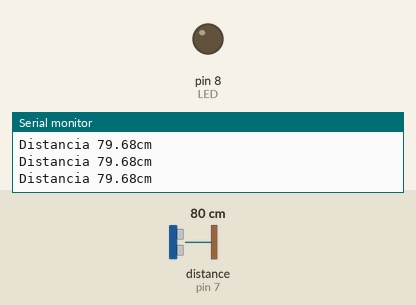
Simulated run of this sketch. Board: Arduino Uno, built with avr-gcc and run on an emulated ATmega328P. On the bench: output pins drawn as LEDs (lit = HIGH), the last lines printed to the serial monitor. Wiring (inferred from the names in the program): ultrasonic range finder: trigger pin 6; echo pin 7. Inputs (shaded band) come from the test bench; at power-on: distance to the obstacle (sensor on pin 7) 80 cm. The echo pulse lasts 58.3 µs per cm; pins used as bus, display or sensor lines are not drawn.

Above: at 1.2 s.
1.3 s: distance to the obstacle (sensor on pin 7) set to 18 cm
4.3 s: distance to the obstacle (sensor on pin 7) set to 14 cm
At 4.7 s:
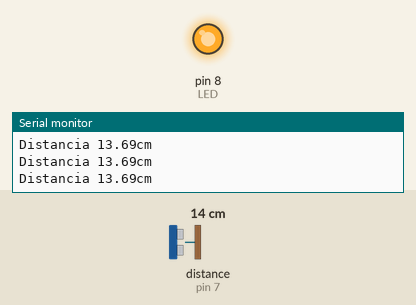
5.8 s: distance to the obstacle (sensor on pin 7) set to 35 cm
At 7.1 s:
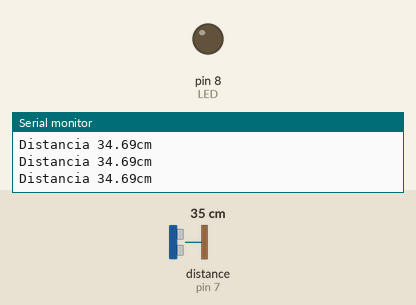
8.8 s: distance to the obstacle (sensor on pin 7) set to 2 cm
At 9.5 s:
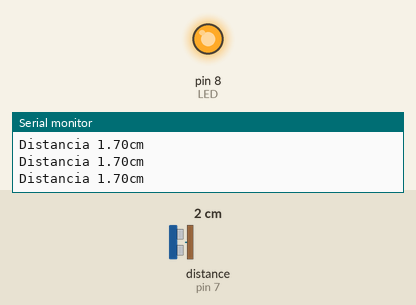
Timing chart, 0 to 11.3 s (numbered marks = the images above; inputs shaded):
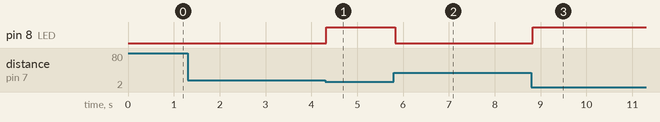

Measured:
- the behaviour switches between 16 and 15 cm on distance to the obstacle (sensor on pin 7) (found by bisection; images 0 and 1)
- after the input at 4.3 s, pin 8 (LED): LOW → HIGH at once
- after the input at 5.8 s, pin 8 (LED): HIGH → LOW at once
- after the input at 8.8 s, pin 8 (LED): LOW → HIGH at once

The sketch:

P6A4-Ultrasonico.ino
```cpp
#define echoPin 7
#define trigPin 6
#define LED 8

long duracion;
float distancia;

void setup() {
  // put your setup code here, to run once:
  pinMode(trigPin, OUTPUT);
  pinMode(echoPin, INPUT);

  pinMode(LED, OUTPUT);
  Serial.begin(9600);
}

void loop() {
  // put your main code here, to run repeatedly:
  digitalWrite(trigPin, LOW);
  delayMicroseconds(2);

  digitalWrite(trigPin, HIGH);
  delayMicroseconds(10);
  digitalWrite(trigPin, LOW);

  duracion = pulseIn(echoPin,HIGH);

  distancia = duracion * 0.0343/2;

  Serial.print("Distancia ");
  Serial.print(distancia);
  Serial.println("cm");

  if (distancia < 15.0) {
    digitalWrite(LED, HIGH);
  } else {
    digitalWrite(LED, LOW);
  }
}
```
